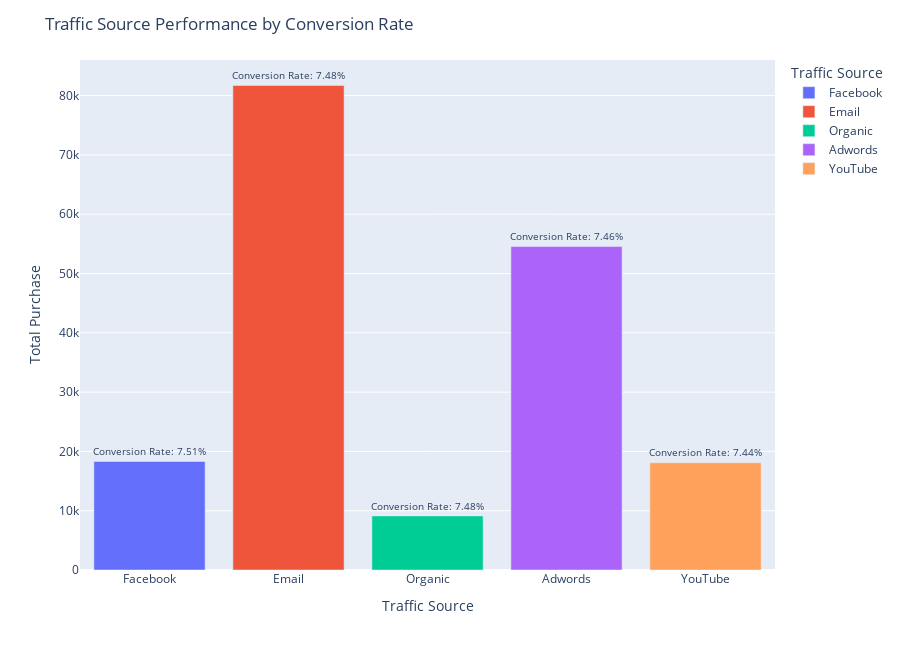

Here is the notebook cell this chart was saved with:
### Markdown cell above
### Advertising Conversion Rates analysis

### Code cell
import pandas as pd
import plotly.express as px

# Calculate total events and purchase events for each traffic source
events_summary = events.groupby(['traffic_source', 'event_type']).size().unstack(fill_value=0)
events_summary['total_events'] = events_summary.sum(axis=1)

# Calculate conversion rate for each traffic source
events_summary['conversion_rate'] = (events_summary['purchase'] / events_summary['total_events']) * 100

# Sort by conversion rate in descending order
events_summary = events_summary.sort_values(by='conversion_rate', ascending=False).reset_index()

# Plotting bar chart
fig = px.bar(events_summary,
             x='traffic_source',
             y='purchase',
             color='traffic_source',
             text=[f'Conversion Rate: {rate:.2f}%' for rate in events_summary['conversion_rate']],
             labels=dict(traffic_source='Traffic Source', purchase='Total Purchase', text=''),
             height=650)

fig.update_traces(textposition='outside')
fig.update_layout(title_text='Traffic Source Performance by Conversion Rate')

fig.show()

### Figure 1 — Plotly figure (JSON) as saved in the notebook; plotly's stock layout.template omitted (floating-point values rounded to 4 significant figures)
{"data": [{"alignmentgroup": "True", "hovertemplate": "Traffic Source=%{x}<br>Total Purchase=%{y}<br>=%{text}<extra></extra>", "legendgroup": "Facebook", "marker": {"color": "#636efa", "pattern": {"shape": ""}}, "name": "Facebook", "offsetgroup": "Facebook", "orientation": "v", "showlegend": true, "text": ["Conversion Rate: 7.51%"], "textposition": "outside", "type": "bar", "x": ["Facebook"], "xaxis": "x", "y": [18305], "yaxis": "y"}, {"alignmentgroup": "True", "hovertemplate": "Traffic Source=%{x}<br>Total Purchase=%{y}<br>=%{text}<extra></extra>", "legendgroup": "Email", "marker": {"color": "#EF553B", "pattern": {"shape": ""}}, "name": "Email", "offsetgroup": "Email", "orientation": "v", "showlegend": true, "text": ["Conversion Rate: 7.48%"], "textposition": "outside", "type": "bar", "x": ["Email"], "xaxis": "x", "y": [81706], "yaxis": "y"}, {"alignmentgroup": "True", "hovertemplate": "Traffic Source=%{x}<br>Total Purchase=%{y}<br>=%{text}<extra></extra>", "legendgroup": "Organic", "marker": {"color": "#00cc96", "pattern": {"shape": ""}}, "name": "Organic", "offsetgroup": "Organic", "orientation": "v", "showlegend": true, "text": ["Conversion Rate: 7.48%"], "textposition": "outside", "type": "bar", "x": ["Organic"], "xaxis": "x", "y": [9124], "yaxis": "y"}, {"alignmentgroup": "True", "hovertemplate": "Traffic Source=%{x}<br>Total Purchase=%{y}<br>=%{text}<extra></extra>", "legendgroup": "Adwords", "marker": {"color": "#ab63fa", "pattern": {"shape": ""}}, "name": "Adwords", "offsetgroup": "Adwords", "orientation": "v", "showlegend": true, "text": ["Conversion Rate: 7.46%"], "textposition": "outside", "type": "bar", "x": ["Adwords"], "xaxis": "x", "y": [54542], "yaxis": "y"}, {"alignmentgroup": "True", "hovertemplate": "Traffic Source=%{x}<br>Total Purchase=%{y}<br>=%{text}<extra></extra>", "legendgroup": "YouTube", "marker": {"color": "#FFA15A", "pattern": {"shape": ""}}, "name": "YouTube", "offsetgroup": "YouTube", "orientation": "v", "showlegend": true, "text": ["Conversion Rate: 7.44%"], "textposition": "outside", "type": "bar", "x": ["YouTube"], "xaxis": "x", "y": [18082], "yaxis": "y"}], "layout": {"barmode": "relative", "height": 650, "legend": {"title": {"text": "Traffic Source"}, "tracegroupgap": 0}, "margin": {"t": 60}, "title": {"text": "Traffic Source Performance by Conversion Rate"}, "xaxis": {"anchor": "y", "categoryarray": ["Facebook", "Email", "Organic", "Adwords", "YouTube"], "categoryorder": "array", "domain": [0, 1], "title": {"text": "Traffic Source"}}, "yaxis": {"anchor": "x", "domain": [0, 1], "title": {"text": "Total Purchase"}}}}
